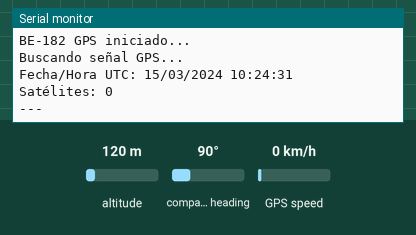
A program run on a simulated ESP32. On the bench: the last lines printed to the serial monitor. The inputs (shaded band) are chosen by the test bench; at power-on: altitude 120 m, GPS speed 0 km/h, compass heading 90°. The GPS gets a fix after 3 s at 37.7749, -122.4194 with 8 satellites.

Above: at 1.2 s.
1.3 s: altitude set to 20 m
At 2.8 s:
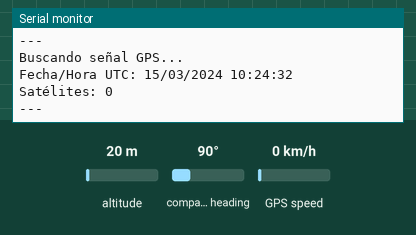
4.5 s: GPS speed set to 2 km/h
At 5.5 s:
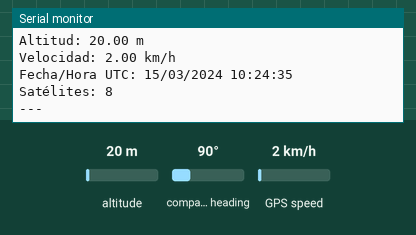
6.0 s: altitude set to 250 m
At 6.8 s:
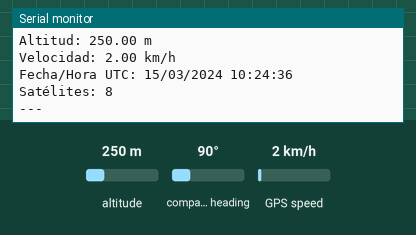
Timing chart, 0 to 9.0 s (numbered marks = the images above; inputs shaded):
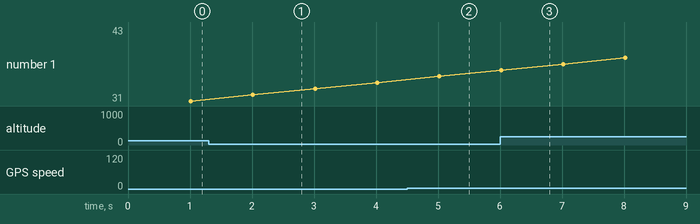

The program:

main.cpp
```cpp
#include <Arduino.h>
#include <TinyGPSPlus.h>
#include <HardwareSerial.h>

// Pines UART2 del ESP32
#define GPS_RX_PIN 16   // GPIO16 <- TX del BE-182
#define GPS_TX_PIN 17   // GPIO17 -> RX del BE-182
#define GPS_BAUD   9600

TinyGPSPlus gps;
HardwareSerial gpsSerial(2); // UART2

void setup() {
  Serial.begin(115200);
  gpsSerial.begin(GPS_BAUD, SERIAL_8N1, GPS_RX_PIN, GPS_TX_PIN);
  Serial.println("BE-182 GPS iniciado...");
}

void loop() {
  // Leer datos del GPS y alimentar al parser
  while (gpsSerial.available() > 0) {
    gps.encode(gpsSerial.read());
  }

  // Mostrar datos cada segundo
  static unsigned long lastPrint = 0;
  if (millis() - lastPrint >= 1000) {
    lastPrint = millis();

    if (gps.location.isValid()) {
      Serial.print("Lat: ");
      Serial.print(gps.location.lat(), 6);
      Serial.print("  Lon: ");
      Serial.println(gps.location.lng(), 6);
    } else {
      Serial.println("Buscando señal GPS...");
    }

    if (gps.altitude.isValid()) {
      Serial.print("Altitud: ");
      Serial.print(gps.altitude.meters());
      Serial.println(" m");
    }

    if (gps.speed.isValid()) {
      Serial.print("Velocidad: ");
      Serial.print(gps.speed.kmph());
      Serial.println(" km/h");
    }

    if (gps.date.isValid() && gps.time.isValid()) {
      Serial.printf("Fecha/Hora UTC: %02d/%02d/%04d %02d:%02d:%02d\n",
        gps.date.day(), gps.date.month(), gps.date.year(),
        gps.time.hour(), gps.time.minute(), gps.time.second());
    }

    Serial.print("Satélites: ");
    Serial.println(gps.satellites.isValid() ? gps.satellites.value() : 0);
    Serial.println("---");
  }
}
```

Measured:
- after the input at 4.5 s, the serial monitor: prints a new line after 0.52 s (image 2)
- after the input at 6.0 s, the serial monitor: prints a new line at once (image 3)
